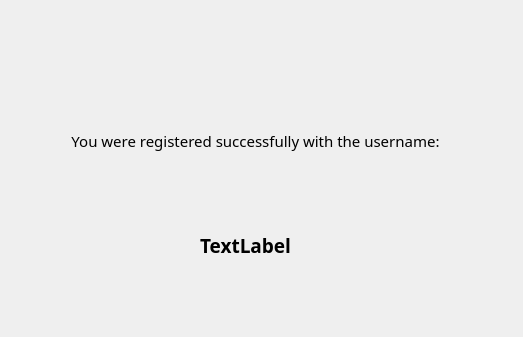
<?xml version="1.0" encoding="UTF-8"?>
<ui version="4.0">
 <class>register_success</class>
 <widget class="QDialog" name="register_success">
  <property name="geometry">
   <rect>
    <x>0</x>
    <y>0</y>
    <width>523</width>
    <height>337</height>
   </rect>
  </property>
  <property name="windowTitle">
   <string>Register Message</string>
  </property>
  <widget class="QLabel" name="register_success_msg">
   <property name="geometry">
    <rect>
     <x>20</x>
     <y>90</y>
     <width>471</width>
     <height>101</height>
    </rect>
   </property>
   <property name="font">
    <font>
     <family>Hack</family>
     <pointsize>11</pointsize>
    </font>
   </property>
   <property name="text">
    <string>You were registered successfully with the username:</string>
   </property>
   <property name="alignment">
    <set>Qt::AlignCenter</set>
   </property>
  </widget>
  <widget class="QLabel" name="name_regist">
   <property name="geometry">
    <rect>
     <x>100</x>
     <y>190</y>
     <width>291</width>
     <height>111</height>
    </rect>
   </property>
   <property name="font">
    <font>
     <family>Hack</family>
     <pointsize>14</pointsize>
     <weight>75</weight>
     <bold>true</bold>
    </font>
   </property>
   <property name="text">
    <string>TextLabel</string>
   </property>
   <property name="alignment">
    <set>Qt::AlignCenter</set>
   </property>
  </widget>
 </widget>
 <resources/>
 <connections/>
</ui>
